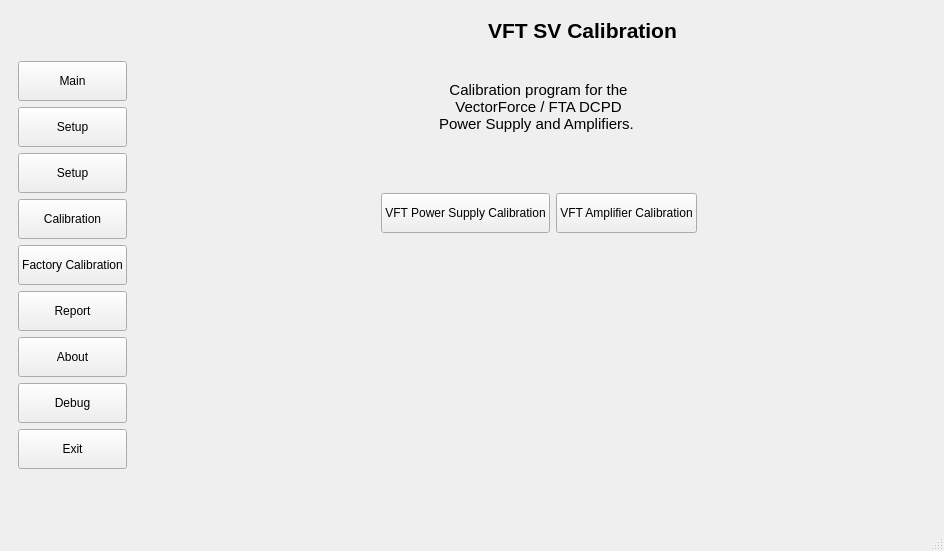
<?xml version="1.0" encoding="UTF-8"?>
<ui version="4.0">
 <class>MainWindow</class>
 <widget class="QMainWindow" name="MainWindow">
  <property name="geometry">
   <rect>
    <x>0</x>
    <y>0</y>
    <width>944</width>
    <height>551</height>
   </rect>
  </property>
  <property name="windowTitle">
   <string>VFT SV Calibration</string>
  </property>
  <widget class="QWidget" name="centralwidget">
   <layout class="QHBoxLayout" name="horizontalLayout_3">
    <item>
     <widget class="QStackedWidget" name="stackedLeft">
      <property name="sizePolicy">
       <sizepolicy hsizetype="Fixed" vsizetype="Preferred">
        <horstretch>0</horstretch>
        <verstretch>0</verstretch>
       </sizepolicy>
      </property>
      <widget class="QWidget" name="page">
       <layout class="QVBoxLayout" name="verticalLayout_3">
        <item>
         <spacer name="verticalSpacer_2">
          <property name="orientation">
           <enum>Qt::Vertical</enum>
          </property>
          <property name="sizeHint" stdset="0">
           <size>
            <width>20</width>
            <height>40</height>
           </size>
          </property>
         </spacer>
        </item>
        <item>
         <widget class="QPushButton" name="btnMain">
          <property name="minimumSize">
           <size>
            <width>0</width>
            <height>40</height>
           </size>
          </property>
          <property name="text">
           <string>Main</string>
          </property>
         </widget>
        </item>
        <item>
         <widget class="QPushButton" name="btnSetupApp">
          <property name="minimumSize">
           <size>
            <width>0</width>
            <height>40</height>
           </size>
          </property>
          <property name="text">
           <string>Setup</string>
          </property>
         </widget>
        </item>
        <item>
         <widget class="QPushButton" name="btnSetup">
          <property name="minimumSize">
           <size>
            <width>0</width>
            <height>40</height>
           </size>
          </property>
          <property name="text">
           <string>Setup</string>
          </property>
         </widget>
        </item>
        <item>
         <widget class="QPushButton" name="btnCheck">
          <property name="minimumSize">
           <size>
            <width>0</width>
            <height>40</height>
           </size>
          </property>
          <property name="text">
           <string>Calibration</string>
          </property>
         </widget>
        </item>
        <item>
         <widget class="QPushButton" name="btnFactoryCalib">
          <property name="minimumSize">
           <size>
            <width>0</width>
            <height>40</height>
           </size>
          </property>
          <property name="text">
           <string>Factory Calibration</string>
          </property>
         </widget>
        </item>
        <item>
         <widget class="QPushButton" name="btnReport">
          <property name="minimumSize">
           <size>
            <width>0</width>
            <height>40</height>
           </size>
          </property>
          <property name="text">
           <string>Report</string>
          </property>
         </widget>
        </item>
        <item>
         <widget class="QPushButton" name="btnAbout">
          <property name="minimumSize">
           <size>
            <width>0</width>
            <height>40</height>
           </size>
          </property>
          <property name="text">
           <string>About</string>
          </property>
         </widget>
        </item>
        <item>
         <widget class="QPushButton" name="btnDebug">
          <property name="minimumSize">
           <size>
            <width>0</width>
            <height>40</height>
           </size>
          </property>
          <property name="text">
           <string>Debug</string>
          </property>
         </widget>
        </item>
        <item>
         <widget class="QPushButton" name="btnExit">
          <property name="minimumSize">
           <size>
            <width>0</width>
            <height>40</height>
           </size>
          </property>
          <property name="text">
           <string>Exit</string>
          </property>
         </widget>
        </item>
        <item>
         <spacer name="verticalSpacer">
          <property name="orientation">
           <enum>Qt::Vertical</enum>
          </property>
          <property name="sizeType">
           <enum>QSizePolicy::Expanding</enum>
          </property>
          <property name="sizeHint" stdset="0">
           <size>
            <width>20</width>
            <height>40</height>
           </size>
          </property>
         </spacer>
        </item>
       </layout>
      </widget>
      <widget class="QWidget" name="page_2"/>
     </widget>
    </item>
    <item>
     <layout class="QVBoxLayout" name="verticalLayout_2">
      <item>
       <widget class="QWidget" name="wTop" native="true">
        <layout class="QHBoxLayout" name="horizontalLayout_2">
         <item>
          <spacer name="horizontalSpacer_9">
           <property name="orientation">
            <enum>Qt::Horizontal</enum>
           </property>
           <property name="sizeType">
            <enum>QSizePolicy::Fixed</enum>
           </property>
           <property name="sizeHint" stdset="0">
            <size>
             <width>100</width>
             <height>20</height>
            </size>
           </property>
          </spacer>
         </item>
         <item>
          <spacer name="horizontalSpacer">
           <property name="orientation">
            <enum>Qt::Horizontal</enum>
           </property>
           <property name="sizeType">
            <enum>QSizePolicy::Expanding</enum>
           </property>
           <property name="sizeHint" stdset="0">
            <size>
             <width>40</width>
             <height>20</height>
            </size>
           </property>
          </spacer>
         </item>
         <item>
          <widget class="QLabel" name="lblHeader">
           <property name="font">
            <font>
             <pointsize>16</pointsize>
             <bold>true</bold>
            </font>
           </property>
           <property name="text">
            <string>VFT SV Calibration</string>
           </property>
          </widget>
         </item>
         <item>
          <spacer name="horizontalSpacer_2">
           <property name="orientation">
            <enum>Qt::Horizontal</enum>
           </property>
           <property name="sizeHint" stdset="0">
            <size>
             <width>40</width>
             <height>20</height>
            </size>
           </property>
          </spacer>
         </item>
         <item>
          <widget class="QLabel" name="label">
           <property name="sizePolicy">
            <sizepolicy hsizetype="Fixed" vsizetype="Fixed">
             <horstretch>0</horstretch>
             <verstretch>0</verstretch>
            </sizepolicy>
           </property>
           <property name="maximumSize">
            <size>
             <width>100</width>
             <height>64</height>
            </size>
           </property>
           <property name="text">
            <string/>
           </property>
           <property name="pixmap">
            <pixmap resource="images.qrc">:/images/VFT-LOGO-ROT.png</pixmap>
           </property>
           <property name="scaledContents">
            <bool>true</bool>
           </property>
          </widget>
         </item>
        </layout>
       </widget>
      </item>
      <item>
       <widget class="QStackedWidget" name="stackedMain">
        <property name="currentIndex">
         <number>1</number>
        </property>
        <widget class="QWidget" name="pageSendTest">
         <layout class="QVBoxLayout" name="verticalLayout">
          <item>
           <widget class="QComboBox" name="cmbCmdMode">
            <item>
             <property name="text">
              <string>Fluke (1st serial)</string>
             </property>
            </item>
            <item>
             <property name="text">
              <string>Power suuply (2nd serial)</string>
             </property>
            </item>
           </widget>
          </item>
          <item>
           <widget class="QPushButton" name="btnRemoteMode">
            <property name="text">
             <string>Fluke Remote mode / DC measurement</string>
            </property>
           </widget>
          </item>
          <item>
           <layout class="QHBoxLayout" name="horizontalLayout">
            <item>
             <widget class="QLineEdit" name="edtCmd"/>
            </item>
            <item>
             <widget class="QPushButton" name="btnSend">
              <property name="text">
               <string>OK</string>
              </property>
             </widget>
            </item>
           </layout>
          </item>
          <item>
           <widget class="QPlainTextEdit" name="plainTextEdit"/>
          </item>
         </layout>
        </widget>
        <widget class="QWidget" name="pageMain">
         <layout class="QVBoxLayout" name="verticalLayout_4">
          <item>
           <layout class="QHBoxLayout" name="horizontalLayout_5">
            <item>
             <spacer name="horizontalSpacer_3">
              <property name="orientation">
               <enum>Qt::Horizontal</enum>
              </property>
              <property name="sizeHint" stdset="0">
               <size>
                <width>40</width>
                <height>80</height>
               </size>
              </property>
             </spacer>
            </item>
            <item>
             <widget class="QLabel" name="label_3">
              <property name="font">
               <font>
                <pointsize>11</pointsize>
               </font>
              </property>
              <property name="text">
               <string>Calibration program for the
VectorForce / FTA DCPD 
Power Supply and Amplifiers. </string>
              </property>
              <property name="alignment">
               <set>Qt::AlignCenter</set>
              </property>
              <property name="wordWrap">
               <bool>true</bool>
              </property>
             </widget>
            </item>
            <item>
             <spacer name="horizontalSpacer_4">
              <property name="orientation">
               <enum>Qt::Horizontal</enum>
              </property>
              <property name="sizeHint" stdset="0">
               <size>
                <width>40</width>
                <height>20</height>
               </size>
              </property>
             </spacer>
            </item>
           </layout>
          </item>
          <item>
           <spacer name="verticalSpacer_4">
            <property name="orientation">
             <enum>Qt::Vertical</enum>
            </property>
            <property name="sizeType">
             <enum>QSizePolicy::Minimum</enum>
            </property>
            <property name="sizeHint" stdset="0">
             <size>
              <width>20</width>
              <height>40</height>
             </size>
            </property>
           </spacer>
          </item>
          <item>
           <layout class="QHBoxLayout" name="horizontalLayout_4">
            <item>
             <spacer name="horizontalSpacer_6">
              <property name="orientation">
               <enum>Qt::Horizontal</enum>
              </property>
              <property name="sizeHint" stdset="0">
               <size>
                <width>40</width>
                <height>20</height>
               </size>
              </property>
             </spacer>
            </item>
            <item>
             <widget class="QPushButton" name="btnSVCalibration">
              <property name="minimumSize">
               <size>
                <width>0</width>
                <height>40</height>
               </size>
              </property>
              <property name="text">
               <string>VFT Power Supply Calibration</string>
              </property>
             </widget>
            </item>
            <item>
             <widget class="QPushButton" name="btnAmpCalibration">
              <property name="minimumSize">
               <size>
                <width>0</width>
                <height>40</height>
               </size>
              </property>
              <property name="text">
               <string>VFT Amplifier Calibration</string>
              </property>
             </widget>
            </item>
            <item>
             <spacer name="horizontalSpacer_7">
              <property name="orientation">
               <enum>Qt::Horizontal</enum>
              </property>
              <property name="sizeHint" stdset="0">
               <size>
                <width>40</width>
                <height>20</height>
               </size>
              </property>
             </spacer>
            </item>
           </layout>
          </item>
          <item>
           <spacer name="verticalSpacer_3">
            <property name="orientation">
             <enum>Qt::Vertical</enum>
            </property>
            <property name="sizeHint" stdset="0">
             <size>
              <width>20</width>
              <height>40</height>
             </size>
            </property>
           </spacer>
          </item>
         </layout>
        </widget>
       </widget>
      </item>
     </layout>
    </item>
   </layout>
  </widget>
  <widget class="QMenuBar" name="menubar">
   <property name="geometry">
    <rect>
     <x>0</x>
     <y>0</y>
     <width>944</width>
     <height>22</height>
    </rect>
   </property>
  </widget>
  <widget class="QStatusBar" name="statusbar"/>
 </widget>
 <resources>
  <include location="images.qrc"/>
 </resources>
 <connections/>
</ui>
